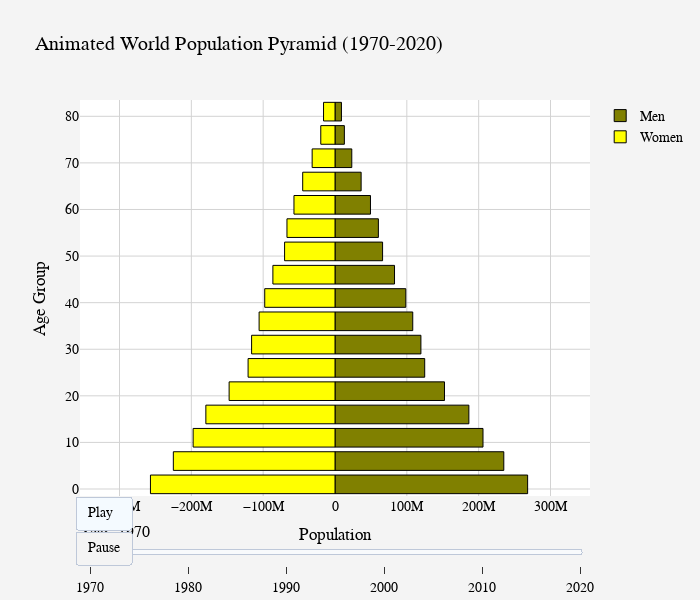

Notebook cell for this chart:
### Code cell
# Trying to make an animated one..?

# Define available years
years = [1970, 1980, 1990, 2000, 2010, 2020]
ages = [f"{i}-{i+4}" for i in range(0, 85, 5)] + ["85+"]  # Includes 85+ group

# Function to create bar traces for a given year
def get_traces(year):
    male_values = world.loc[str(year)].filter(regex="Male").values
    female_values = world.loc[str(year)].filter(regex="Female").values

    return [
        go.Bar(
            x=male_values,
            y=[int(s.split('-')[0]) + 1 if '-' in s else int(s[:-1]) for s in ages],
            orientation='h',
            name='Men',
            marker=dict(color='olive', line=dict(color='black', width=1)),
            hoverinfo='skip'
        ),
        go.Bar(
            x=-female_values,  # Keep negative values for left alignment
            y=[int(s.split('-')[0]) + 1 if '-' in s else int(s[:-1]) for s in ages],
            orientation='h',
            name='Women',
            marker=dict(color='yellow', line=dict(color='black', width=1)),
            hoverinfo='skip'
        )
    ]

# Ensure index is properly formatted for lookup
max_population = max(world.loc[world.index.astype(str).isin(map(str, years))].filter(regex="Male|Female").max().values)

# Create figure with initial data (1970)
fig2 = go.Figure(data=get_traces(1970), frames=[
    go.Frame(data=get_traces(year), name=str(year)) for year in years
])

# Update layout with proper axis alignment
fig2.update_layout(
    title="Animated World Population Pyramid (1970-2020)",
    width=700, height=600, paper_bgcolor='#f4f4f4', plot_bgcolor='#ffffff',
    font=dict(family="Arial, sans-serif", size=14, color="black"),
    xaxis=dict(title="Population", gridcolor='lightgray', range=[-max_population, max_population]),
    yaxis=dict(title="Age Group", gridcolor='lightgray'),
    barmode='overlay',
    showlegend=True,
    updatemenus=[{
        "buttons": [
            {"args": [None, {"frame": {"duration": 1000, "redraw": True}, "fromcurrent": True}],
             "label": "Play", "method": "animate"},
            {"args": [[None], {"frame": {"duration": 0, "redraw": True}, "mode": "immediate"}],
             "label": "Pause", "method": "animate"}
        ],
        "type": "buttons", "x": 0.1, "y": 0
    }],
    sliders=[{
        "steps": [{"args": [[str(year)], {"frame": {"duration": 0, "redraw": True}, "mode": "immediate"}],
                   "label": str(year), "method": "animate"} for year in years],
        "currentvalue": {"prefix": "Year: ", "font": {"size": 16}}
    }]
)

fig2.show()

### Figure 1 — Plotly figure (JSON) as saved in the notebook; plotly's stock layout.template omitted (floating-point values rounded to 4 significant figures)
{"data": [{"hoverinfo": "skip", "marker": {"color": "olive", "line": {"color": "black", "width": 1}}, "name": "Men", "orientation": "h", "type": "bar", "x": [268170523, 235015889, 206041424, 186355585, 152429287, 124895333, 119618199, 108244614, 98559412, 82864207, 66253436, 60402532, 49398168, 36396119, 23374568, 13045234, 8979539], "y": [1, 6, 11, 16, 21, 26, 31, 36, 41, 46, 51, 56, 61, 66, 71, 76, 81, 85]}, {"hoverinfo": "skip", "marker": {"color": "yellow", "line": {"color": "black", "width": 1}}, "name": "Women", "orientation": "h", "type": "bar", "x": [-256927025, -225057027, -197507610, -179796861, -147420912, -121008410, -116111782, -105670376, -97832255, -86471694, -70188304, -66883271, -57131229, -44978528, -31810229, -19799405, -15949054], "y": [1, 6, 11, 16, 21, 26, 31, 36, 41, 46, 51, 56, 61, 66, 71, 76, 81, 85]}], "layout": {"barmode": "overlay", "font": {"color": "black", "family": "Arial, sans-serif", "size": 14}, "height": 600, "paper_bgcolor": "#f4f4f4", "plot_bgcolor": "#ffffff", "showlegend": true, "sliders": [{"currentvalue": {"font": {"size": 16}, "prefix": "Year: "}, "steps": [{"args": [["1970"], {"frame": {"duration": 0, "redraw": true}, "mode": "immediate"}], "label": "1970", "method": "animate"}, {"args": [["1980"], {"frame": {"duration": 0, "redraw": true}, "mode": "immediate"}], "label": "1980", "method": "animate"}, {"args": [["1990"], {"frame": {"duration": 0, "redraw": true}, "mode": "immediate"}], "label": "1990", "method": "animate"}, {"args": [["2000"], {"frame": {"duration": 0, "redraw": true}, "mode": "immediate"}], "label": "2000", "method": "animate"}, {"args": [["2010"], {"frame": {"duration": 0, "redraw": true}, "mode": "immediate"}], "label": "2010", "method": "animate"}, {"args": [["2020"], {"frame": {"duration": 0, "redraw": true}, "mode": "immediate"}], "label": "2020", "method": "animate"}]}], "title": {"text": "Animated World Population Pyramid (1970-2020)"}, "updatemenus": [{"buttons": [{"args": [null, {"frame": {"duration": 1000, "redraw": true}, "fromcurrent": true}], "label": "Play", "method": "animate"}, {"args": [[null], {"frame": {"duration": 0, "redraw": true}, "mode": "immediate"}], "label": "Pause", "method": "animate"}], "type": "buttons", "x": 0.1, "y": 0}], "width": 700, "xaxis": {"gridcolor": "lightgray", "range": [-355003268, 355003268], "title": {"text": "Population"}}, "yaxis": {"gridcolor": "lightgray", "title": {"text": "Age Group"}}}}
